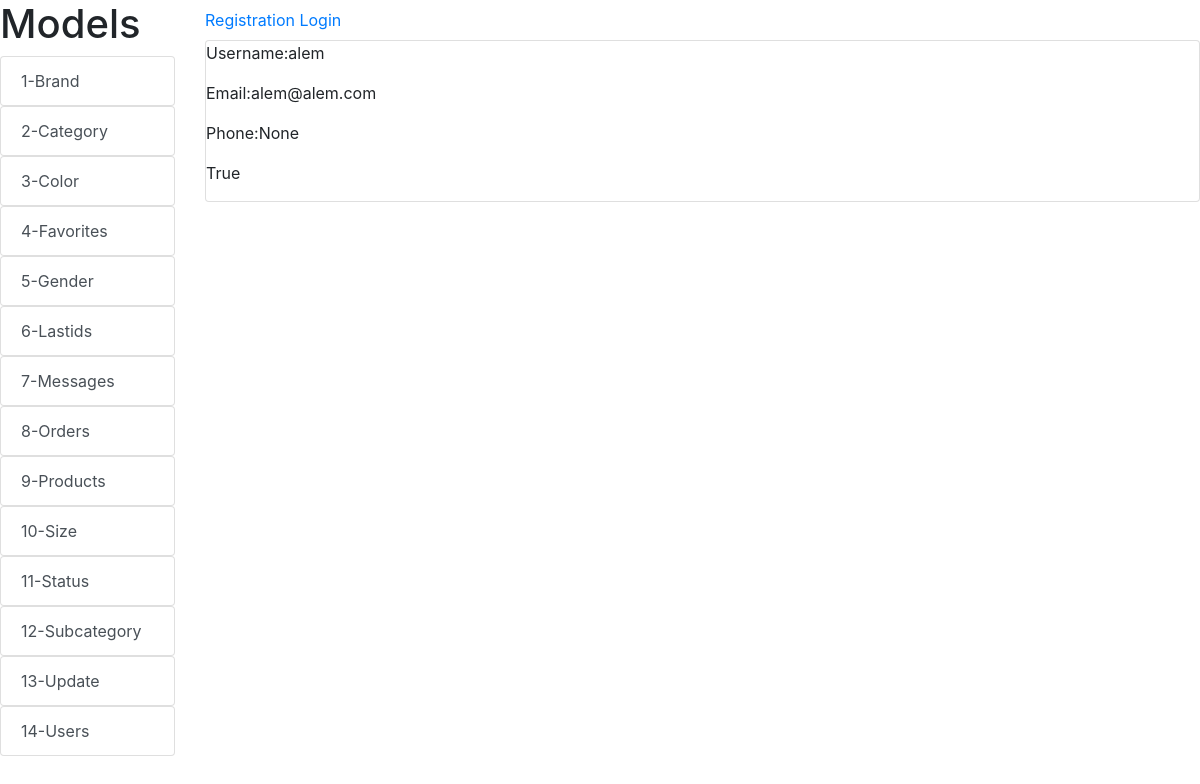
The page /user/ on the database its author committed.
### alemsite/models.py (models this page shows)
class UserAlem(AbstractUser):
   phone = models.IntegerField(null=True)
   surname = models.TextField(max_length=100, default='')

### alemsite/views.py (the view)
# urls.py: path('user/', user, name='user'),
def user(request):
    user = UserAlem.objects.all()
    return render(request, 'user/user.html', {'user':user })

### alemsite/templates/user/user.html
{% extends 'index.html'%}
{% block content %}
    {% for user in user %}
        <p>Username:{{ user.username }}</p>
        <p>Email:{{ user.email }}</p>
        <p>Phone:{{ user.phone }}</p>
        <p>{{ user.is_staff }}</p>
    {% endfor %}
{% endblock %}

### rows shown on the page
UserAlem: username "alem", email "alem@alem.com", phone "None", is_staff "True"
